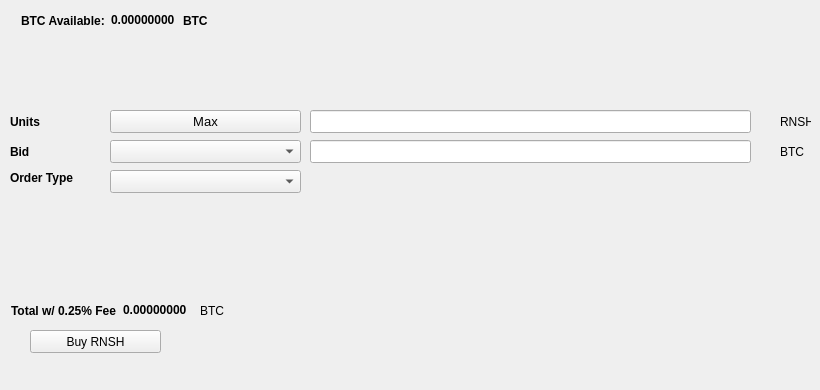
   <widget class="QWidget" name="BuyTab">
    <attribute name="title">
     <string>Buy</string>
    </attribute>
    <widget class="QPushButton" name="BuyRNSH">
     <property name="geometry">
      <rect>
       <x>30</x>
       <y>330</y>
       <width>131</width>
       <height>23</height>
      </rect>
     </property>
     <property name="text">
      <string>Buy RNSH</string>
     </property>
     <property name="icon">
      <iconset resource="../renish.qrc">
       <normaloff>:/icons/bitcoin</normaloff>:/icons/bitcoin</iconset>
     </property>
    </widget>
    <widget class="QLabel" name="label_3">
     <property name="geometry">
      <rect>
       <x>10</x>
       <y>110</y>
       <width>46</width>
       <height>23</height>
      </rect>
     </property>
     <property name="font">
      <font>
       <weight>75</weight>
       <bold>true</bold>
      </font>
     </property>
     <property name="text">
      <string>Units</string>
     </property>
    </widget>
    <widget class="QLineEdit" name="UnitsInput">
     <property name="geometry">
      <rect>
       <x>310</x>
       <y>110</y>
       <width>441</width>
       <height>23</height>
      </rect>
     </property>
     <property name="font">
      <font>
       <pointsize>9</pointsize>
       <weight>75</weight>
       <bold>true</bold>
      </font>
     </property>
    </widget>
    <widget class="QLineEdit" name="BuyBidPriceEdit">
     <property name="geometry">
      <rect>
       <x>310</x>
       <y>140</y>
       <width>441</width>
       <height>23</height>
      </rect>
     </property>
     <property name="font">
      <font>
       <pointsize>9</pointsize>
       <weight>75</weight>
       <bold>true</bold>
      </font>
     </property>
    </widget>
    <widget class="QLabel" name="label_4">
     <property name="geometry">
      <rect>
       <x>780</x>
       <y>110</y>
       <width>31</width>
       <height>23</height>
      </rect>
     </property>
     <property name="text">
      <string>RNSH</string>
     </property>
    </widget>
    <widget class="QLabel" name="label_5">
     <property name="geometry">
      <rect>
       <x>780</x>
       <y>140</y>
       <width>31</width>
       <height>23</height>
      </rect>
     </property>
     <property name="text">
      <string>BTC</string>
     </property>
    </widget>
    <widget class="QLabel" name="label_6">
     <property name="geometry">
      <rect>
       <x>10</x>
       <y>140</y>
       <width>46</width>
       <height>23</height>
      </rect>
     </property>
     <property name="font">
      <font>
       <weight>75</weight>
       <bold>true</bold>
      </font>
     </property>
     <property name="text">
      <string>Bid</string>
     </property>
    </widget>
    <widget class="QLabel" name="label_7">
     <property name="geometry">
      <rect>
       <x>10</x>
       <y>170</y>
       <width>91</width>
       <height>16</height>
      </rect>
     </property>
     <property name="font">
      <font>
       <weight>75</weight>
       <bold>true</bold>
      </font>
     </property>
     <property name="text">
      <string>Order Type</string>
     </property>
    </widget>
    <widget class="QPushButton" name="Buy_Max_Amount">
     <property name="geometry">
      <rect>
       <x>110</x>
       <y>110</y>
       <width>191</width>
       <height>23</height>
      </rect>
     </property>
     <property name="font">
      <font>
       <pointsize>10</pointsize>
      </font>
     </property>
     <property name="text">
      <string>Max</string>
     </property>
    </widget>
    <widget class="QComboBox" name="BuyBidcomboBox">
     <property name="geometry">
      <rect>
       <x>110</x>
       <y>140</y>
       <width>191</width>
       <height>23</height>
      </rect>
     </property>
     <property name="font">
      <font>
       <pointsize>10</pointsize>
      </font>
     </property>
    </widget>
    <widget class="QComboBox" name="buyOrdertypeCombo">
     <property name="geometry">
      <rect>
       <x>110</x>
       <y>170</y>
       <width>191</width>
       <height>23</height>
      </rect>
     </property>
     <property name="font">
      <font>
       <pointsize>10</pointsize>
      </font>
     </property>
    </widget>
    <widget class="QWidget" name="layoutWidget1">
     <property name="geometry">
      <rect>
       <x>21</x>
       <y>11</y>
       <width>227</width>
       <height>19</height>
      </rect>
     </property>
     <layout class="QHBoxLayout" name="horizontalLayout_3">
      <item>
       <widget class="QLabel" name="label232">
        <property name="font">
         <font>
          <weight>75</weight>
          <bold>true</bold>
         </font>
        </property>
        <property name="text">
         <string>BTC Available:</string>
        </property>
       </widget>
      </item>
      <item>
       <widget class="QLabel" name="BtcAvailableLbl">
        <property name="palette">
         <palette>
          <active>
           <colorrole role="WindowText">
            <brush brushstyle="SolidPattern">
             <color alpha="255">
              <red>0</red>
              <green>0</green>
              <blue>0</blue>
             </color>
            </brush>
           </colorrole>
           <colorrole role="Button">
            <brush brushstyle="SolidPattern">
             <color alpha="255">
              <red>0</red>
              <green>170</green>
              <blue>0</blue>
             </color>
            </brush>
           </colorrole>
           <colorrole role="Light">
            <brush brushstyle="SolidPattern">
             <color alpha="255">
              <red>0</red>
              <green>255</green>
              <blue>0</blue>
             </color>
            </brush>
           </colorrole>
           <colorrole role="Midlight">
            <brush brushstyle="SolidPattern">
             <color alpha="255">
              <red>0</red>
              <green>212</green>
              <blue>0</blue>
             </color>
            </brush>
           </colorrole>
           <colorrole role="Dark">
            <brush brushstyle="SolidPattern">
             <color alpha="255">
              <red>0</red>
              <green>85</green>
              <blue>0</blue>
             </color>
            </brush>
           </colorrole>
           <colorrole role="Mid">
            <brush brushstyle="SolidPattern">
             <color alpha="255">
              <red>0</red>
              <green>113</green>
              <blue>0</blue>
             </color>
            </brush>
           </colorrole>
           <colorrole role="Text">
            <brush brushstyle="SolidPattern">
             <color alpha="255">
              <red>0</red>
              <green>170</green>
              <blue>0</blue>
             </color>
            </brush>
           </colorrole>
           <colorrole role="BrightText">
            <brush brushstyle="SolidPattern">
             <color alpha="255">
              <red>255</red>
              <green>255</green>
              <blue>255</blue>
             </color>
            </brush>
           </colorrole>
           <colorrole role="ButtonText">
            <brush brushstyle="SolidPattern">
             <color alpha="255">
              <red>0</red>
              <green>0</green>
              <blue>0</blue>
             </color>
            </brush>
           </colorrole>
           <colorrole role="Base">
            <brush brushstyle="SolidPattern">
             <color alpha="255">
              <red>255</red>
              <green>255</green>
              <blue>255</blue>
             </color>
            </brush>
           </colorrole>
           <colorrole role="Window">
            <brush brushstyle="SolidPattern">
             <color alpha="255">
              <red>0</red>
              <green>170</green>
              <blue>0</blue>
             </color>
            </brush>
           </colorrole>
           <colorrole role="Shadow">
            <brush brushstyle="SolidPattern">
             <color alpha="255">
              <red>0</red>
              <green>0</green>
              <blue>0</blue>
             </color>
            </brush>
           </colorrole>
           <colorrole role="AlternateBase">
            <brush brushstyle="SolidPattern">
             <color alpha="255">
              <red>127</red>
              <green>212</green>
              <blue>127</blue>
             </color>
            </brush>
           </colorrole>
           <colorrole role="ToolTipBase">
            <brush brushstyle="SolidPattern">
             <color alpha="255">
              <red>255</red>
              <green>255</green>
              <blue>220</blue>
             </color>
            </brush>
           </colorrole>
           <colorrole role="ToolTipText">
            <brush brushstyle="SolidPattern">
             <color alpha="255">
              <red>0</red>
              <green>0</green>
              <blue>0</blue>
             </color>
            </brush>
           </colorrole>
          </active>
          <inactive>
           <colorrole role="WindowText">
            <brush brushstyle="SolidPattern">
             <color alpha="255">
              <red>0</red>
              <green>0</green>
              <blue>0</blue>
             </color>
            </brush>
           </colorrole>
           <colorrole role="Button">
            <brush brushstyle="SolidPattern">
             <color alpha="255">
              <red>0</red>
              <green>170</green>
              <blue>0</blue>
             </color>
            </brush>
           </colorrole>
           <colorrole role="Light">
            <brush brushstyle="SolidPattern">
             <color alpha="255">
              <red>0</red>
              <green>255</green>
              <blue>0</blue>
             </color>
            </brush>
           </colorrole>
           <colorrole role="Midlight">
            <brush brushstyle="SolidPattern">
             <color alpha="255">
              <red>0</red>
              <green>212</green>
              <blue>0</blue>
             </color>
            </brush>
           </colorrole>
           <colorrole role="Dark">
            <brush brushstyle="SolidPattern">
             <color alpha="255">
              <red>0</red>
              <green>85</green>
              <blue>0</blue>
             </color>
            </brush>
           </colorrole>
           <colorrole role="Mid">
            <brush brushstyle="SolidPattern">
             <color alpha="255">
              <red>0</red>
              <green>113</green>
              <blue>0</blue>
             </color>
            </brush>
           </colorrole>
           <colorrole role="Text">
            <brush brushstyle="SolidPattern">
             <color alpha="255">
              <red>0</red>
              <green>170</green>
              <blue>0</blue>
             </color>
            </brush>
           </colorrole>
           <colorrole role="BrightText">
            <brush brushstyle="SolidPattern">
             <color alpha="255">
              <red>255</red>
              <green>255</green>
              <blue>255</blue>
             </color>
            </brush>
           </colorrole>
           <colorrole role="ButtonText">
            <brush brushstyle="SolidPattern">
             <color alpha="255">
              <red>0</red>
              <green>0</green>
              <blue>0</blue>
             </color>
            </brush>
           </colorrole>
           <colorrole role="Base">
            <brush brushstyle="SolidPattern">
             <color alpha="255">
              <red>255</red>
              <green>255</green>
              <blue>255</blue>
             </color>
            </brush>
           </colorrole>
           <colorrole role="Window">
            <brush brushstyle="SolidPattern">
             <color alpha="255">
              <red>0</red>
              <green>170</green>
              <blue>0</blue>
             </color>
            </brush>
           </colorrole>
           <colorrole role="Shadow">
            <brush brushstyle="SolidPattern">
             <color alpha="255">
              <red>0</red>
              <green>0</green>
              <blue>0</blue>
             </color>
            </brush>
           </colorrole>
           <colorrole role="AlternateBase">
            <brush brushstyle="SolidPattern">
             <color alpha="255">
              <red>127</red>
              <green>212</green>
              <blue>127</blue>
             </color>
            </brush>
           </colorrole>
           <colorrole role="ToolTipBase">
            <brush brushstyle="SolidPattern">
             <color alpha="255">
              <red>255</red>
              <green>255</green>
              <blue>220</blue>
             </color>
            </brush>
           </colorrole>
           <colorrole role="ToolTipText">
            <brush brushstyle="SolidPattern">
             <color alpha="255">
              <red>0</red>
              <green>0</green>
              <blue>0</blue>
             </color>
            </brush>
           </colorrole>
          </inactive>
          <disabled>
           <colorrole role="WindowText">
            <brush brushstyle="SolidPattern">
             <color alpha="255">
              <red>0</red>
              <green>85</green>
              <blue>0</blue>
             </color>
            </brush>
           </colorrole>
           <colorrole role="Button">
            <brush brushstyle="SolidPattern">
             <color alpha="255">
              <red>0</red>
              <green>170</green>
              <blue>0</blue>
             </color>
            </brush>
           </colorrole>
           <colorrole role="Light">
            <brush brushstyle="SolidPattern">
             <color alpha="255">
              <red>0</red>
              <green>255</green>
              <blue>0</blue>
             </color>
            </brush>
           </colorrole>
           <colorrole role="Midlight">
            <brush brushstyle="SolidPattern">
             <color alpha="255">
              <red>0</red>
              <green>212</green>
              <blue>0</blue>
             </color>
            </brush>
           </colorrole>
           <colorrole role="Dark">
            <brush brushstyle="SolidPattern">
             <color alpha="255">
              <red>0</red>
              <green>85</green>
              <blue>0</blue>
             </color>
            </brush>
           </colorrole>
           <colorrole role="Mid">
            <brush brushstyle="SolidPattern">
             <color alpha="255">
              <red>0</red>
              <green>113</green>
              <blue>0</blue>
             </color>
            </brush>
           </colorrole>
           <colorrole role="Text">
            <brush brushstyle="SolidPattern">
             <color alpha="255">
              <red>0</red>
              <green>85</green>
              <blue>0</blue>
             </color>
            </brush>
           </colorrole>
           <colorrole role="BrightText">
            <brush brushstyle="SolidPattern">
             <color alpha="255">
              <red>255</red>
              <green>255</green>
              <blue>255</blue>
             </color>
            </brush>
           </colorrole>
           <colorrole role="ButtonText">
            <brush brushstyle="SolidPattern">
             <color alpha="255">
              <red>0</red>
              <green>85</green>
              <blue>0</blue>
             </color>
            </brush>
           </colorrole>
           <colorrole role="Base">
            <brush brushstyle="SolidPattern">
             <color alpha="255">
              <red>0</red>
              <green>170</green>
              <blue>0</blue>
             </color>
            </brush>
           </colorrole>
           <colorrole role="Window">
            <brush brushstyle="SolidPattern">
             <color alpha="255">
              <red>0</red>
              <green>170</green>
              <blue>0</blue>
             </color>
            </brush>
           </colorrole>
           <colorrole role="Shadow">
            <brush brushstyle="SolidPattern">
             <color alpha="255">
              <red>0</red>
              <green>0</green>
              <blue>0</blue>
             </color>
            </brush>
           </colorrole>
           <colorrole role="AlternateBase">
            <brush brushstyle="SolidPattern">
             <color alpha="255">
              <red>0</red>
              <green>170</green>
              <blue>0</blue>
             </color>
            </brush>
           </colorrole>
           <colorrole role="ToolTipBase">
            <brush brushstyle="SolidPattern">
             <color alpha="255">
              <red>255</red>
              <green>255</green>
              <blue>220</blue>
             </color>
            </brush>
           </colorrole>
           <colorrole role="ToolTipText">
            <brush brushstyle="SolidPattern">
             <color alpha="255">
              <red>0</red>
              <green>0</green>
              <blue>0</blue>
             </color>
            </brush>
           </colorrole>
          </disabled>
         </palette>
        </property>
        <property name="font">
         <font>
          <weight>75</weight>
          <bold>true</bold>
         </font>
        </property>
        <property name="text">
         <string>0.00000000</string>
        </property>
        <property name="textInteractionFlags">
         <set>Qt::LinksAccessibleByMouse|Qt::TextSelectableByKeyboard|Qt::TextSelectableByMouse</set>
        </property>
       </widget>
      </item>
      <item>
       <widget class="QLabel" name="BtcAvailableLbl_2">
        <property name="font">
         <font>
          <weight>75</weight>
          <bold>true</bold>
         </font>
        </property>
        <property name="text">
         <string>BTC</string>
        </property>
       </widget>
      </item>
     </layout>
    </widget>
    <widget class="QWidget" name="layoutWidge2">
     <property name="geometry">
      <rect>
       <x>11</x>
       <y>301</y>
       <width>259</width>
       <height>19</height>
      </rect>
     </property>
     <layout class="QHBoxLayout" name="horizontalLayout_4">
      <item>
       <widget class="QLabel" name="label_9">
        <property name="font">
         <font>
          <weight>75</weight>
          <bold>true</bold>
         </font>
        </property>
        <property name="text">
         <string>Total w/ 0.25% Fee</string>
        </property>
       </widget>
      </item>
      <item>
       <widget class="QLabel" name="BuyCostLabel">
        <property name="palette">
         <palette>
          <active>
           <colorrole role="WindowText">
            <brush brushstyle="SolidPattern">
             <color alpha="255">
              <red>0</red>
              <green>0</green>
              <blue>0</blue>
             </color>
            </brush>
           </colorrole>
           <colorrole role="Button">
            <brush brushstyle="SolidPattern">
             <color alpha="255">
              <red>0</red>
              <green>170</green>
              <blue>0</blue>
             </color>
            </brush>
           </colorrole>
           <colorrole role="Light">
            <brush brushstyle="SolidPattern">
             <color alpha="255">
              <red>0</red>
              <green>255</green>
              <blue>0</blue>
             </color>
            </brush>
           </colorrole>
           <colorrole role="Midlight">
            <brush brushstyle="SolidPattern">
             <color alpha="255">
              <red>0</red>
              <green>212</green>
              <blue>0</blue>
             </color>
            </brush>
           </colorrole>
           <colorrole role="Dark">
            <brush brushstyle="SolidPattern">
             <color alpha="255">
              <red>0</red>
              <green>85</green>
              <blue>0</blue>
             </color>
            </brush>
           </colorrole>
           <colorrole role="Mid">
            <brush brushstyle="SolidPattern">
             <color alpha="255">
              <red>0</red>
              <green>113</green>
              <blue>0</blue>
             </color>
            </brush>
           </colorrole>
           <colorrole role="Text">
            <brush brushstyle="SolidPattern">
             <color alpha="255">
              <red>0</red>
              <green>170</green>
              <blue>0</blue>
             </color>
            </brush>
           </colorrole>
           <colorrole role="BrightText">
            <brush brushstyle="SolidPattern">
             <color alpha="255">
              <red>255</red>
              <green>255</green>
              <blue>255</blue>
             </color>
            </brush>
           </colorrole>
           <colorrole role="ButtonText">
            <brush brushstyle="SolidPattern">
             <color alpha="255">
              <red>0</red>
              <green>0</green>
              <blue>0</blue>
             </color>
            </brush>
           </colorrole>
           <colorrole role="Base">
            <brush brushstyle="SolidPattern">
             <color alpha="255">
              <red>255</red>
              <green>255</green>
              <blue>255</blue>
             </color>
            </brush>
           </colorrole>
           <colorrole role="Window">
            <brush brushstyle="SolidPattern">
             <color alpha="255">
              <red>0</red>
              <green>170</green>
              <blue>0</blue>
             </color>
            </brush>
           </colorrole>
           <colorrole role="Shadow">
            <brush brushstyle="SolidPattern">
             <color alpha="255">
              <red>0</red>
              <green>0</green>
              <blue>0</blue>
             </color>
            </brush>
           </colorrole>
           <colorrole role="AlternateBase">
            <brush brushstyle="SolidPattern">
             <color alpha="255">
              <red>127</red>
              <green>212</green>
              <blue>127</blue>
             </color>
            </brush>
           </colorrole>
           <colorrole role="ToolTipBase">
            <brush brushstyle="SolidPattern">
             <color alpha="255">
              <red>255</red>
              <green>255</green>
              <blue>220</blue>
             </color>
            </brush>
           </colorrole>
           <colorrole role="ToolTipText">
            <brush brushstyle="SolidPattern">
             <color alpha="255">
              <red>0</red>
              <green>0</green>
              <blue>0</blue>
             </color>
            </brush>
           </colorrole>
          </active>
          <inactive>
           <colorrole role="WindowText">
            <brush brushstyle="SolidPattern">
             <color alpha="255">
              <red>0</red>
              <green>0</green>
              <blue>0</blue>
             </color>
            </brush>
           </colorrole>
           <colorrole role="Button">
            <brush brushstyle="SolidPattern">
             <color alpha="255">
              <red>0</red>
              <green>170</green>
              <blue>0</blue>
             </color>
            </brush>
           </colorrole>
           <colorrole role="Light">
            <brush brushstyle="SolidPattern">
             <color alpha="255">
              <red>0</red>
              <green>255</green>
              <blue>0</blue>
             </color>
            </brush>
           </colorrole>
           <colorrole role="Midlight">
            <brush brushstyle="SolidPattern">
             <color alpha="255">
              <red>0</red>
              <green>212</green>
              <blue>0</blue>
             </color>
            </brush>
           </colorrole>
           <colorrole role="Dark">
            <brush brushstyle="SolidPattern">
             <color alpha="255">
              <red>0</red>
              <green>85</green>
              <blue>0</blue>
             </color>
            </brush>
           </colorrole>
           <colorrole role="Mid">
            <brush brushstyle="SolidPattern">
             <color alpha="255">
              <red>0</red>
              <green>113</green>
              <blue>0</blue>
             </color>
            </brush>
           </colorrole>
           <colorrole role="Text">
            <brush brushstyle="SolidPattern">
             <color alpha="255">
              <red>0</red>
              <green>170</green>
              <blue>0</blue>
             </color>
            </brush>
           </colorrole>
           <colorrole role="BrightText">
            <brush brushstyle="SolidPattern">
             <color alpha="255">
              <red>255</red>
              <green>255</green>
              <blue>255</blue>
             </color>
            </brush>
           </colorrole>
           <colorrole role="ButtonText">
            <brush brushstyle="SolidPattern">
             <color alpha="255">
              <red>0</red>
              <green>0</green>
              <blue>0</blue>
             </color>
            </brush>
           </colorrole>
           <colorrole role="Base">
            <brush brushstyle="SolidPattern">
             <color alpha="255">
              <red>255</red>
              <green>255</green>
              <blue>255</blue>
             </color>
            </brush>
           </colorrole>
           <colorrole role="Window">
            <brush brushstyle="SolidPattern">
             <color alpha="255">
              <red>0</red>
              <green>170</green>
              <blue>0</blue>
             </color>
            </brush>
           </colorrole>
           <colorrole role="Shadow">
            <brush brushstyle="SolidPattern">
             <color alpha="255">
              <red>0</red>
              <green>0</green>
              <blue>0</blue>
             </color>
            </brush>
           </colorrole>
           <colorrole role="AlternateBase">
            <brush brushstyle="SolidPattern">
             <color alpha="255">
              <red>127</red>
              <green>212</green>
              <blue>127</blue>
             </color>
            </brush>
           </colorrole>
           <colorrole role="ToolTipBase">
            <brush brushstyle="SolidPattern">
             <color alpha="255">
              <red>255</red>
              <green>255</green>
              <blue>220</blue>
             </color>
            </brush>
           </colorrole>
           <colorrole role="ToolTipText">
            <brush brushstyle="SolidPattern">
             <color alpha="255">
              <red>0</red>
              <green>0</green>
              <blue>0</blue>
             </color>
            </brush>
           </colorrole>
          </inactive>
          <disabled>
           <colorrole role="WindowText">
            <brush brushstyle="SolidPattern">
             <color alpha="255">
              <red>0</red>
              <green>85</green>
              <blue>0</blue>
             </color>
            </brush>
           </colorrole>
           <colorrole role="Button">
            <brush brushstyle="SolidPattern">
             <color alpha="255">
              <red>0</red>
              <green>170</green>
              <blue>0</blue>
             </color>
            </brush>
           </colorrole>
           <colorrole role="Light">
            <brush brushstyle="SolidPattern">
             <color alpha="255">
              <red>0</red>
              <green>255</green>
              <blue>0</blue>
             </color>
            </brush>
           </colorrole>
           <colorrole role="Midlight">
            <brush brushstyle="SolidPattern">
             <color alpha="255">
              <red>0</red>
              <green>212</green>
              <blue>0</blue>
             </color>
            </brush>
           </colorrole>
           <colorrole role="Dark">
            <brush brushstyle="SolidPattern">
             <color alpha="255">
              <red>0</red>
              <green>85</green>
              <blue>0</blue>
             </color>
            </brush>
           </colorrole>
           <colorrole role="Mid">
            <brush brushstyle="SolidPattern">
             <color alpha="255">
              <red>0</red>
              <green>113</green>
              <blue>0</blue>
             </color>
            </brush>
           </colorrole>
           <colorrole role="Text">
            <brush brushstyle="SolidPattern">
             <color alpha="255">
              <red>0</red>
              <green>85</green>
              <blue>0</blue>
             </color>
            </brush>
           </colorrole>
           <colorrole role="BrightText">
            <brush brushstyle="SolidPattern">
             <color alpha="255">
              <red>255</red>
              <green>255</green>
              <blue>255</blue>
             </color>
            </brush>
           </colorrole>
           <colorrole role="ButtonText">
            <brush brushstyle="SolidPattern">
             <color alpha="255">
              <red>0</red>
              <green>85</green>
              <blue>0</blue>
             </color>
            </brush>
           </colorrole>
           <colorrole role="Base">
            <brush brushstyle="SolidPattern">
             <color alpha="255">
              <red>0</red>
              <green>170</green>
              <blue>0</blue>
             </color>
            </brush>
           </colorrole>
           <colorrole role="Window">
            <brush brushstyle="SolidPattern">
             <color alpha="255">
              <red>0</red>
              <green>170</green>
              <blue>0</blue>
             </color>
            </brush>
           </colorrole>
           <colorrole role="Shadow">
            <brush brushstyle="SolidPattern">
             <color alpha="255">
              <red>0</red>
              <green>0</green>
              <blue>0</blue>
             </color>
            </brush>
           </colorrole>
           <colorrole role="AlternateBase">
            <brush brushstyle="SolidPattern">
             <color alpha="255">
              <red>0</red>
              <green>170</green>
              <blue>0</blue>
             </color>
            </brush>
           </colorrole>
           <colorrole role="ToolTipBase">
            <brush brushstyle="SolidPattern">
             <color alpha="255">
              <red>255</red>
              <green>255</green>
              <blue>220</blue>
             </color>
            </brush>
           </colorrole>
           <colorrole role="ToolTipText">
            <brush brushstyle="SolidPattern">
             <color alpha="255">
              <red>0</red>
              <green>0</green>
              <blue>0</blue>
             </color>
            </brush>
           </colorrole>
          </disabled>
         </palette>
        </property>
        <property name="font">
         <font>
          <weight>75</weight>
          <bold>true</bold>
         </font>
        </property>
        <property name="autoFillBackground">
         <bool>false</bool>
        </property>
        <property name="text">
         <string>0.00000000</string>
        </property>
        <property name="textInteractionFlags">
         <set>Qt::LinksAccessibleByMouse|Qt::TextSelectableByMouse</set>
        </property>
       </widget>
      </item>
      <item>
       <widget class="QLabel" name="label_10">
        <property name="font">
         <font>
          <weight>50</weight>
          <bold>false</bold>
         </font>
        </property>
        <property name="text">
         <string>BTC</string>
        </property>
       </widget>
      </item>
     </layout>
    </widget>
    <widget class="QLabel" name="label_24">
     <property name="geometry">
      <rect>
       <x>460</x>
       <y>300</y>
       <width>281</width>
       <height>81</height>
      </rect>
     </property>
     <property name="text">
      <string/>
     </property>
     <property name="pixmap">
      <pixmap>:/images/bittrex</pixmap>
     </property>
    </widget>
   </widget>
